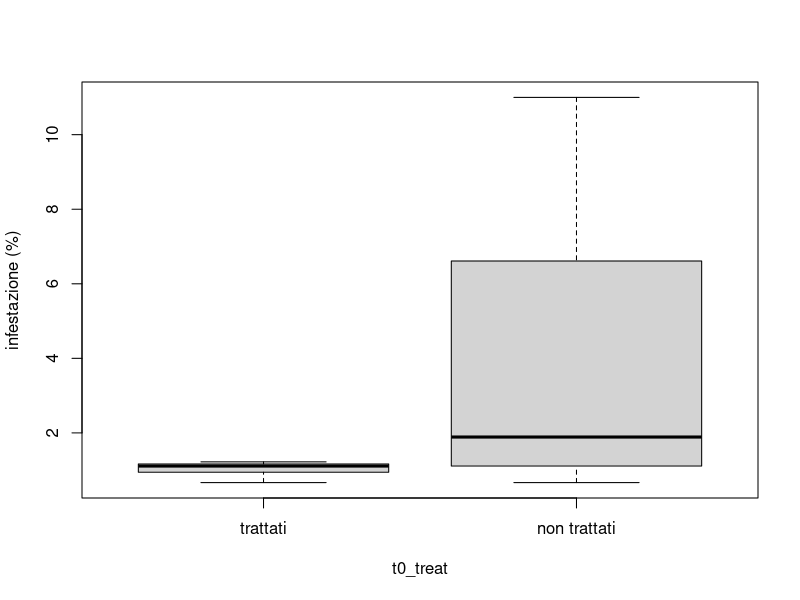
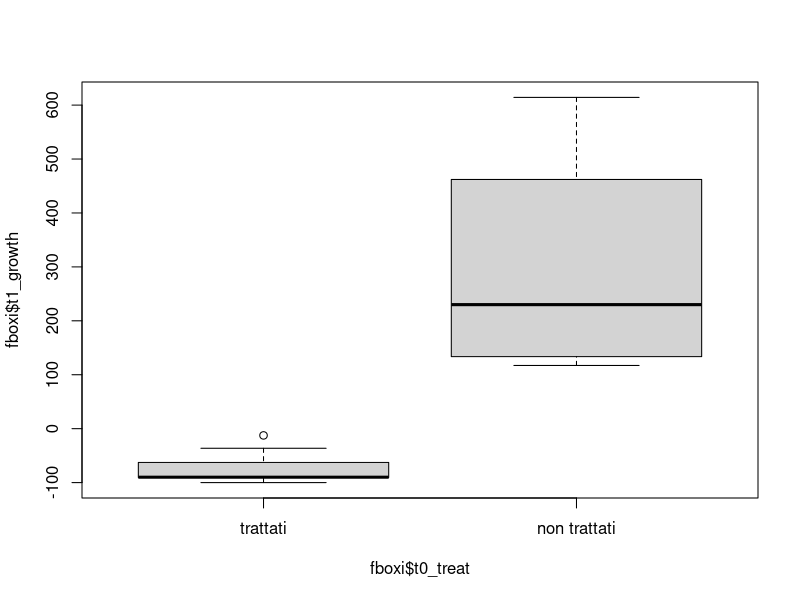
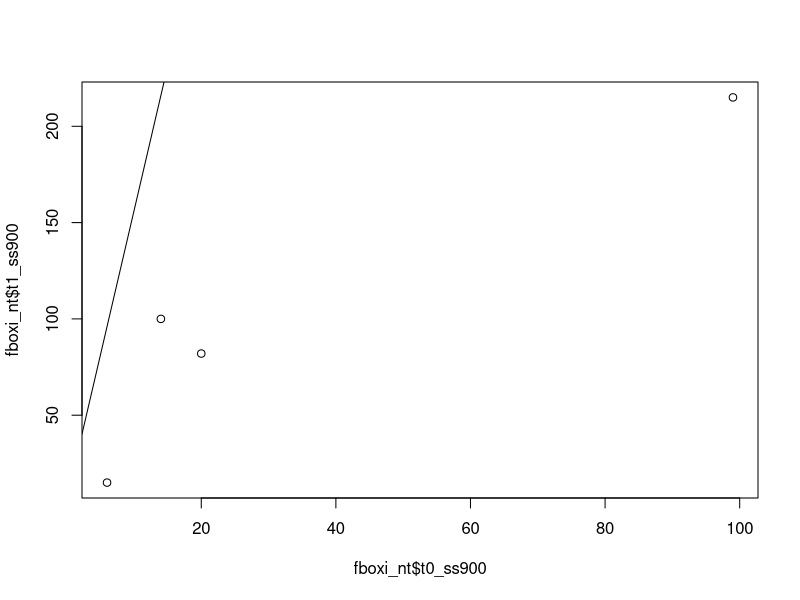

These figures' R source, in order: (Note: this script raises an error after producing the figures.)
#
detach()
rm(list=ls())

# data load ---------------------------------------------------------------
fbox <- read.csv("../data/fbox_def.csv", sep=",")
fbox$t0_treat<-c(rep("fb",48),rep("nt",48))   #treatments: fbox, no treatment

# 900 bees sums -----------------------------------------------------------

fbox$t0_ss900<- fbox$t0_ss300_1 + fbox$t0_ss300_2 + fbox$t0_ss300_3 #total sugar shake time 0
fbox$t1_ss900<- fbox$t1_ss300_1 + fbox$t1_ss300_2 + fbox$t1_ss300_3 #total sugar shake time 1
fbox$t2_ss900<- fbox$t2_ss300_1 + fbox$t2_ss300_2 + fbox$t2_ss300_3 #total sugar shake time 2
fbox$t3_ss900<- fbox$t3_ss300_1 + fbox$t3_ss300_2 + fbox$t3_ss300_3 #total sugar shake time 3

# hives selection -------------------------------------------------------
minvar=5.5  #varroe minime per inclusione
maxvar=300 #varroe massime per inclusione
!is.na(fbox$t0_ss900-fbox$t1_ss900)->include # NAs removed (only time 0 and 1)
fbox$t0_ss900<maxvar & fbox$t0_ss900>minvar & include ->include #excluded most infested hives and hives with infestation under 1/900

fboxi<-fbox[include,] #dataset delle casse in analisi
rm(include)
#fboxi<-fboxi[order(fboxi$ss9_bt),] ????? inutile ?????

n_nt<-dim(fboxi[fboxi$t0_treat=="nt",])[1] # num ctr hives
n_fb<-dim(fboxi[fboxi$t0_treat=="fb",])[1]    # num fbox hives


# t1-t0 growth analysis ---------------------------------------------------

# t0 infestation
boxplot(t0_ss900/9~t0_treat,data=fboxi,names=c("trattati","non trattati"),ylab="infestazione (%)")

 #fboxi$eff_log<-log(ss9_at+0.5)-log(ss9_bt+0.5)
fboxi$t1_growth<-(fboxi$t1_ss900-fboxi$t0_ss900)/fboxi$t0_ss900*100

#boxplot(t1_growth~tratt)
boxplot(fboxi$t1_growth~fboxi$t0_treat,names=c("trattati","non trattati"))

fboxi_nt<-fboxi[fboxi$t0_treat=="nt",]
fboxi_fb<-fboxi[fboxi$t0_treat=="fb",]

plot(fboxi_nt$t0_ss900,fboxi_nt$t1_ss900)
abline(fboxi_nt$t0_ss900,fboxi_nt$t1_ss900)
summary(lm(t1_ss900~0+t0_ss900,data=fboxi_nt))
#plot(glm(ss9_at~sqrt(ss9_bt),family=poisson))


points(fboxi_fb$t0_ss900,fboxi_fb$t1_ss900,pch=3)
abline(fboxi_fb$t0_ss900,fboxi_fb$t1_ss900)
summary(lm(t1_ss900~0+t0_ss900,data=fboxi_fb))

### henderson_tilton
#ht.efficacy<-function(tb,ta,cb,ca){100*(1-((ta*mean(cb))/(tb*mean(ca))))}
ht.efficacy<-function(tb,ta,cb,ca){100*(1-((ta/tb)/mean(ca/cb)))}
#ht.efficacy<-function(tb,ta,cb,ca){100*(1-((mean(ta/tb)*mean(cb/ca))))}

ht.efficacy.quantiles<-function(tb,ta,cb,ca,probs){
  if(max(probs)>=1 | min(probs<=0))
    {paste("Error, probs must be strictly comprised between 0 and 1")}
  else{
    probs<-c(0,probs,1)
    ht.effq<-NULL
    for(i in 1:(length(probs)-1)){
      rank(tb,ties.method="first")/length(tb)->rtb
      rank(cb,ties.method="first")/length(cb)->rcb
      tb[rtb>probs[i] & rtb<=probs[i+1]]->tbq
      cb[rcb>probs[i] & rcb<=probs[i+1]]->cbq
      ta[rtb>probs[i] & rtb<=probs[i+1]]->taq
      ca[rcb>probs[i] & rcb<=probs[i+1]]->caq
      100*(1-((taq/tbq)/mean(caq/cbq)))->ht.effqi
      ht.effqi->ht.effq[[i]]
    }
    ht.effq
  }
}

  
fboxi_fb$t1_ht.eff<-ht.efficacy(fboxi_fb$t0_ss900,fboxi_fb$t1_ss900,fboxi_nt$t0_ss900,fboxi_nt$t1_ss900)
mean(fboxi_fb$t1_ht.eff)
boxplot(fboxi_fb$t1_ht.eff)
length(fboxi_fb$t1_ht.eff)

#prova con i quantili
boxplot(ht.efficacy.quantiles(fboxi_fb$t0_ss900,fboxi_fb$t1_ss900,fboxi_nt$t0_ss900,fboxi_nt$t1_ss900,probs=c(0.25,0.5,0.75)))
lapply(ht.efficacy.quantiles(fboxi_fb$t0_ss900,fboxi_fb$t1_ss900,fboxi_nt$t0_ss900,fboxi_nt$t1_ss900,probs=c(0.25,0.5,0.75)),mean)

  

sin(mean(asin(sqrt(fboxi_fb$t1_ht.eff/100))))^2#media trasformati
sin(t.test(asin(sqrt(fboxi_fb$t1_ht.eff/100)))$conf.int)^2[1] #ic dati trasformati

boxplot(fboxi_fb$t1_ht.eff)


fboxi_fb$t2_ss900/fboxi_fb$t1_ss900
# 
# 
# ((mss9fbbt*m_eff_plac)-mss9fbat)/(mss9fbbt*m_eff_plac) ### efficacia del formicobox
# ## ic con il bootstrap?!?
# attach(dataplac)
# hist(ss9_bt,breaks=0:35,ylim=c(0,30),main="Infestazione al giorno 0",xlab="varroe/900 api",ylab="frequenza")
# hist(ss9_at,breaks=0:35,ylim=c(0,30),main="Infestazione al giorno 30",xlab="varroe/900 api",ylab="frequenza")
# #capire come gestire gli zeri iniziali
# detach(dataplac)
# 
# attach(fboxi)
# order(cassa)->ordine
# rbind(ss9_bt[ordine],ss9_at[ordine])->counts
# row.names(counts)<-c("prima","dopo")
# names(counts)<-cassa[ordine]
# barplot(counts, main="Infestazione delle api adulte",
#         xlab="Famiglie", col=c("white","yellow"),ylab="Varroe/900 api",
#         legend = rownames(counts), beside=TRUE)
# barplot(counts[1,], main="Infestazione delle api adulte prima del trattamento",
#         xlab="Famiglie", col=c(rep("black",dim(datafb)[1]),rep("red",dim(dataplac)[1])),ylab="Varroe/900 api",ylim=c(0,35))
# barplot(counts[2,], main="Infestazione delle api adulte un mese dopo il trattamento",
#         xlab="Famiglie", col=c(rep("black",dim(datafb)[1]),rep("red",dim(dataplac)[1])),ylab="Varroe/900 api")
# 
# 
# 
# rbind(-(ss9_bt[ordine]-ss9_at[ordine]))->counts
# barplot(counts, main="Car Distribution",
#         xlab="Number of Gears") 
# 
# barplot(fboxi$eff_log[ordine], main="",
#         xlab="")
# fboxi$aumentoperc<-(ss9_at-ss9_bt)*100/(ss9_bt+0.5)
# as.numeric(as.factor(tratt[ordine]))->coloritratt
# barplot(fboxi$aumentoperc[ordine], ylab="Variazione dell'infestazione (%)",
#         xlab="famiglie",col=coloritratt,main="Variazione dell'infestazione in un mese")
# mean(fboxi$aumentoperc[tratt=="fb"])
# mean(fboxi$aumentoperc[tratt=="plac"])
# (mean(fboxi$aumentoperc[tratt=="plac"])-(mean(fboxi$aumentoperc[tratt=="fb"])))/mean(fboxi$aumentoperc[tratt=="plac"])
# boxplot(fboxi$aumentoperc~tratt)
# boxplot(fboxi$eff_log~tratt)
# boxplot(fboxi$ss9_at~tratt)
# as.character(ora.insacco%/%1)->ora
# as.character(round(ora.insacco%%1,digits=2)*100)->minu
# plot(strptime(paste(ora,minu,sep=":"),format="%H:%M")[tratt=="fb"],fboxi$aumentoperc[tratt=="fb"],type="h",lwd=2,ylab="Variazione dell'infestazione (%)",xlab="ora di insacco")
# plot(strptime(paste(ora,minu,sep=":"),format="%H:%M")[tratt=="fb"],fboxi$ss9_at[tratt=="fb"],type="h",lwd=2,ylab="Varroe/900 api dopo il trattamento",xlab="ora di insacco")
# rm(ora,minu)
# detach(fboxi)
# 
# Blocco di covata --------------------------------------------------------
# 
# carico dati
fbox_blocco <- read.csv("../data/formicobox_blocco_conteggi.csv", sep=";", dec=",")
merge(fbox_blocco[-c(10,14:23)],fbox,by="id_hive",all.x=T)->fbox_blocco_m #togliere 76 e 77???? [-(6:7),]
#fbox_blocco_m[which( apply(fbox_blocco_m[,3:12],1,sum)>200),]->fbox_blocco_m
as.Date(c("2012/7/15","2012/07/18","2012/7/22","2012/07/26","2012/7/30","2012/08/3","2012/08/7","2012/08/8","2012/08/10","2012/08/13"))->Dates.cad
fbox_blocco_m[fbox_blocco_m$tratt=="ctr",c(3:12)]->cadute_ctr
fbox_blocco_m[fbox_blocco_m$tratt=="fbox",c(3:12)]->cadute_fbox
dim(cadute_ctr)[1]->num_ctr #numero di alveari nell'esperimento
dim(cadute_fbox)[1]->num_fbox
plot(Dates.cad,apply(cadute_fbox,2,mean),type="l") #andamento medio caduta
plot(Dates.cad,apply(cadute_ctr,2,mean),type="l")
#plot(apply(fbox_blocco_m[,c(3:12)],1,sum),fbox_blocco_m$)

#boxplot cadute, usare caduta giornaliera e non dati assoluti (3 e 4 giorni)
boxplot(cadute_ctr,names=(Dates.cad-as.Date("2012/07/12")),xlab="giorni dal trattamento",ylab="acari caduti")
lines(x=c(7.5,7.5),y=c(0,max(cadute_ctr)),lwd=3,col="red")
text(7.5,max(cadute_ctr),"trattamento di controllo",adj=1,col="red")
boxplot(cadute_fbox,names=(Dates.cad-as.Date("2012/07/12")))
lines(x=c(7.5,7.5),y=c(0,max(cadute_fbox)),lwd=3,col="red")
text(7.5,max(cadute_fbox),"trattamento di controllo",adj=1,col="red")
boxplot(cadute_fbox[1:7],add=F,col="red",names=(Dates.cad-as.Date("2012/07/12"))[1:7]) #confronto efficacia sotto opercolo

# #tb ta cb ca
# #ht.efficacy()
# apply(fbox_blocco_m[which(fbox_blocco_m$tratt=="fbox"),3:9],1,sum)->tb
# apply(fbox_blocco_m[which(fbox_blocco_m$tratt=="fbox"),10:12],1,sum)->ta
# apply(fbox_blocco_m[which(fbox_blocco_m$tratt=="ctr"),3:9],1,sum)->cb
# apply(fbox_blocco_m[which(fbox_blocco_m$tratt=="ctr"),10:12],1,sum)->ca
# ht.efficacy(tb,ta,cb,ca)
# ht.efficacy(tb,ta,cb,ca)->ht.cad
# mean(ht.efficacy(tb,ta,cb,ca))
# boxplot(ht.efficacy(tb,ta,cb,ca))

# henderson tilton su zucchero
fbox_blocco_m$t1_ss900[which(fbox_blocco_m$tratt=="fbox")]->tb
fbox_blocco_m$t2_ss900[which(fbox_blocco_m$tratt=="fbox")]->ta
fbox_blocco_m$t1_ss900[which(fbox_blocco_m$tratt=="ctr")]->cb
fbox_blocco_m$t2_ss900[which(fbox_blocco_m$tratt=="ctr")]->ca
ht.efficacy(tb,ta,cb,ca)
ht.efficacy(tb,ta,cb,ca)->ht.sug
mean(ht.efficacy(tb,ta,cb,ca))
boxplot(ht.efficacy(tb,ta,cb,ca))

boxplot(ht.efficacy.quantiles(tb,ta,cb,ca,c(.25,.5,.75)))

#correlazione zucchero a t2-cadute in blocco nel controllo
plot(apply(fbox_blocco_m[,10:12],1,sum),fbox_blocco_m$t2_ss900/9,ylab="zucchero %",xlab="cadute",main="correlazione zucchero t2-cadute in blocco ctr")
#pearson
cor(fbox_blocco_m$t2_ss900/9, apply(fbox_blocco_m[,10:12],1,sum))
#regressione per origine
lm(fbox_blocco_m$t2_ss900/9~0+apply(fbox_blocco_m[,10:12],1,sum))->linear_model
abline(linear_model)
summary(linear_model)
#numero medio di api post blocco api/campione varroe/api/campione 
100/linear_model$coefficients

#idem senza 76 e 77
fbox_blocco_m->fbox_blocco_m_old
fbox_blocco_m[-c(6,7),]->fbox_blocco_m
#correlazione zucchero a t2-cadute in blocco nel controllo
plot(apply(fbox_blocco_m[,10:12],1,sum),fbox_blocco_m$t2_ss900/9,ylab="zucchero %",xlab="cadute",main="correlazione zucchero t2-cadute in blocco ctr")
#pearson
cor(fbox_blocco_m$t2_ss900/9, apply(fbox_blocco_m[,10:12],1,sum))
#regressione per origine
lm(fbox_blocco_m$t2_ss900/9~0+apply(fbox_blocco_m[,10:12],1,sum))->linear_model
abline(linear_model)
summary(linear_model)
#numero medio di api post blocco api/campione varroe/api/campione 
100/linear_model$coefficients
#ripristino dati
fbox_blocco <- read.csv("../data/formicobox_blocco_conteggi.csv", sep=";", dec=",")
merge(fbox_blocco[-c(10,14:23)],fbox,by="id_hive",all.x=T)->fbox_blocco_m #togliere 76 e 77???? [-(6:7),]
rm(fbox_blocco_m_old)

#fare stessa correlazione tra totale cadute e zucchero a t1
#distinguendo tra trattati e non trattati
#perché in trattati si è intoerrotta la riproduzione

#calcolo efficacia metodo classico delle cadute.
eff.class<-100*apply(fbox_blocco_m[,3:9],1,sum) /  apply(fbox_blocco_m[,3:12],1,sum)
eff.class[which(fbox_blocco_m$tratt=="fbox")]->eff.cad
rm(eff.class)
#confronto con zucchero
rb<-boxplot(eff.cad,ht.sug,names=c("cadute","zucchero")) 
c(mean(eff.cad),mean(ht.sug))->mean.values
points(seq(rb$n), mean.values, pch = 17) #aggiunte medie a boxplot
mean(eff.cad)
mean(ht.sug)
plot(eff.cad,ht.sug)
cbind(eff.cad,ht.sug)
abs(eff.cad-ht.sug)->diff.eff #differenze di efficacia tra due metodi
apply(fbox_blocco_m[,3:12],1,sum)[which(fbox_blocco_m$tratt=="fbox")]->tot_cad_fbox
plot(tot_cad_fbox,diff.eff,xlab="totale cadute",ylab="differenza di efficacia con i due metodi")

fm.efficacy.abbott<-function(txtf,tctf,cxtf,cctf){
  #txtf=treated hives - fallen mites during x treatment
  #tctf=treated hives - control treatment fallen mites
  #cxtf=control hives - fallen mites during x treatment in treated hives
  #cctf=control hives - control treatment fallen mites
  mean(100*cctf/(cxtf+cctf))->Cs
  100*tctf/(txtf+tctf)->Ts
  (Cs-Ts)/Cs
}

txtf<-apply(fbox_blocco_m[fbox_blocco_m$tratt=="fbox",3:9],1,sum)
tctf<-apply(fbox_blocco_m[fbox_blocco_m$tratt=="fbox",10:12],1,sum)
cxtf<-apply(fbox_blocco_m[fbox_blocco_m$tratt=="ctr",3:9],1,sum)
cctf<-apply(fbox_blocco_m[fbox_blocco_m$tratt=="ctr",10:12],1,sum)
fm.efficacy.abbott(txtf,tctf,cxtf,cctf)

#dato che media = varianza e non media=sd significa che all'aumentare della media in proporzione aumenta di più la precisione
#fare correzione di abbott a dati cadute (?)

curve(sqrt(x)/x,0,10)


# henderson tilton su zucchero t1 -----------------------------------------

##selezione casse trattate
  #selezione tutte le casse trattate: id_hive>48; NOT blocco
  merge(fbox,fbox_blocco[-c(10,14:23)],by="id_hive",all.x=T)->fbox_temp
  which((fbox_temp$t0_treat=="nt") & is.na(fbox_temp$tratt))->treat_indices
  #eliminazioni orfane/dati mancanti
  intersect(which(!is.na(fbox$t1_ss900+fbox$t2_ss900)),treat_indices)->treat_indices #questi sono indici
  #eliminazione infestazione inadeguata
  intersect(which(fbox$t1_ss900<maxvar & fbox$t1_ss900>minvar),treat_indices) ->treat_indices
  #intersect(which(fbox$t1_ss900>minvar),treat_indices) ->treat_indices #senza massimo
##selezione casse controllo
  #selezione tutte le casse trattate: id_hive<48; NOT blocco
  which((fbox_temp$t0_treat=="fb") & is.na(fbox_temp$tratt))->ctr_indices
  #eliminazioni orfane/dati mancanti
  intersect(which(!is.na(fbox$t1_ss900+fbox$t2_ss900)),ctr_indices)->ctr_indices #questi sono indici
  #eliminazione infestazione inadeguata
  intersect(which(fbox$t1_ss900<maxvar & fbox$t1_ss900>minvar),ctr_indices)->ctr_indices
  #intersect(which(fbox$t1_ss900>minvar),ctr_indices)->ctr_indices #senza massimo

fbox$t1_ss900[treat_indices]->tb
fbox$t2_ss900[treat_indices]->ta
fbox$t1_ss900[ctr_indices]->cb
fbox$t2_ss900[ctr_indices]->ca
ht.efficacy(tb,ta,cb,ca)
ht.efficacy(tb,ta,cb,ca)->ht.sug
mean(ht.efficacy(tb,ta,cb,ca))
median(ht.efficacy(tb,ta,cb,ca))
boxplot(ht.sug)
boxplot(ht.efficacy.quantiles(tb,ta,cb,ca,c(0.25,0.5,0.75)))

sin(mean(asin(sqrt(ht.sug/100))))^2#media trasformati
sin(t.test(asin(sqrt(ht.sug/100)))$conf.int)^2[1] #ic dati trasformati

boxplot(ht.efficacy(tb,ta,cb,ca))


## Andamento gruppi -----------------------------------------------------
#selezione tutte le casse trattate: id_hive>48; NOT blocco
merge(fbox,fbox_blocco[-c(10,14:23)],by="id_hive",all.x=T)->fbox_temp
which((fbox_temp$t0_treat=="nt") & is.na(fbox_temp$tratt))->gr2
1:48->gr1
which(fbox_temp$tratt=="fbox")->gr3
which(fbox_temp$tratt=="ctr")->gr4
fbox$groups<-as.character(fbox_temp$tratt)
fbox$groups[gr1]="gr1"
fbox$groups[gr2]="gr2"
fbox$groups[gr3]="gr3"
fbox$groups[gr4]="gr4"
boxplot(fbox$t0_ss900/9,fbox$t1_ss900/9,fbox$t2_ss900/9,fbox$t3_ss900/9)
abline(h=5,col="red",lty=2)
boxplot(fbox$t0_ss900[gr1]/9,fbox$t1_ss900[gr1]/9,fbox$t2_ss900[gr1]/9,fbox$t3_ss900[gr1]/9,col=2)
abline(h=5,col="red",lty=2)

boxplot(fbox$t0_ss900[gr2]/9,fbox$t1_ss900[gr2]/9,fbox$t2_ss900[gr2]/9,fbox$t3_ss900[gr2]/9,col=3,add=F)
abline(h=5,col="red",lty=2)

boxplot(fbox$t0_ss900[gr3]/9,fbox$t1_ss900[gr3]/9,fbox$t2_ss900[gr3]/9,fbox$t3_ss900[gr3]/9,col=4,add=T)
abline(h=5,col="red",lty=2)


boxplot(fbox$t0_ss900[gr4]/9,fbox$t1_ss900[gr4]/9,fbox$t2_ss900[gr4]/9,fbox$t3_ss900[gr4]/9,col=5,add=F)
abline(h=5,col="red",lty=2)


tapply(fbox$t0_ss900,fbox$groups,mean,na.rm=T)
tapply(fbox$t1_ss900,fbox$groups,mean,na.rm=T)
tapply(fbox$t2_ss900,fbox$groups,mean,na.rm=T)
tapply(fbox$t3_ss900,fbox$groups,mean,na.rm=T)


(tapply(fbox$t0_ss900,fbox$groups,median,na.rm=T))->mediana
rbind(mediana,tapply(fbox$t1_ss900,fbox$groups,median,na.rm=T))->mediana
rbind(mediana,tapply(fbox$t2_ss900,fbox$groups,median,na.rm=T))->mediana
rbind(mediana,tapply(fbox$t3_ss900,fbox$groups,median,na.rm=T))->mediana
row.names(mediana)<-c("t0","t1","t2","t3")
format(mediana/9,digits=2)

(tapply(fbox$t0_ss900,fbox$groups,mean,na.rm=T))->meana
rbind(meana,tapply(fbox$t1_ss900,fbox$groups,mean,na.rm=T))->meana
rbind(meana,tapply(fbox$t2_ss900,fbox$groups,mean,na.rm=T))->meana
rbind(meana,tapply(fbox$t3_ss900,fbox$groups,mean,na.rm=T))->meana
row.names(meana)<-c("t0","t1","t2","t3")
meana/9
format(meana/9,digits=2)

# 
# (tapply(asin(sqrt(fbox$t0_ss900)),fbox$groups,var,na.rm=T))->vara
# rbind(vara,tapply(asin(sqrt(fbox$t1_ss900)),fbox$groups,var,na.rm=T))->vara
# rbind(vara,tapply(asin(sqrt(fbox$t2_ss900)),fbox$groups,var,na.rm=T))->vara
# rbind(vara,tapply(asin(sqrt(fbox$t3_ss900)),fbox$groups,var,na.rm=T))->vara
# row.names(vara)<-c("t0","t1","t2","t3")
# sin(vara)^2
# format(vara/9,digits=2)
# #ancova per stimare C?


##altro da fare
#preparare file a parte per taylor e formule varie su efficacia


#da fare in treno:
#commenti alle analisi presenti
#henderson tilton sulle casse non bloccate ma formicate a t1
#fare taylor 1987 (cit. in floris 2001)